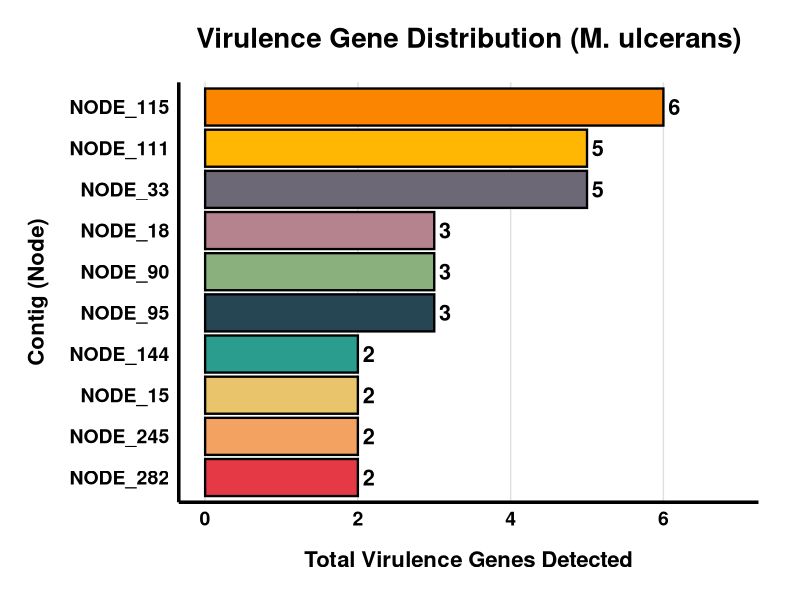

This figure's R source:
# Load library
library(ggplot2)

cat("Reading virulence data...\n")
# Read data (tab-separated)
df <- read.delim("results/downstream/ERR3335404_virulence.csv", sep="\t", stringsAsFactors=FALSE)

# Clean contig names (remove the length and coverage tags)
df$Clean_Contig <- sapply(strsplit(df$SEQUENCE, "_length"), `[`, 1)

# Count how many virulence genes are on each contig
counts <- as.data.frame(table(df$Clean_Contig))
colnames(counts) <- c("Contig", "Count")

# Sort descending and take the top 10
counts <- counts[order(-counts$Count), ]
counts <- head(counts, 10)

# Lock in the factor levels so ggplot doesn't reorder them alphabetically
counts$Contig <- factor(counts$Contig, levels = rev(counts$Contig))

# Define an aesthetic, high-contrast professional color palette
aesthetic_colors <- c("#E63946", "#F4A261", "#E9C46A", "#2A9D8F", "#264653", 
                      "#8AB17D", "#B5838D", "#6D6875", "#FFB703", "#FB8500")

cat("Generating aesthetic plot...\n")
# Create the plot
p <- ggplot(counts, aes(x = Contig, y = Count, fill = Contig)) +
  geom_bar(stat = "identity", color = "black", linewidth = 0.8, show.legend = FALSE) +
  scale_fill_manual(values = aesthetic_colors) +
  coord_flip() +
  geom_text(aes(label = Count), hjust = -0.4, fontface = "bold", color = "black", size = 5.5) +
  labs(title = "Virulence Gene Distribution (M. ulcerans)",
       x = "Contig (Node)",
       y = "Total Virulence Genes Detected") +
  theme_minimal(base_size = 15) +
  theme(
    text = element_text(color = "black", face = "bold"),
    plot.title = element_text(size = 20, hjust = 0.5, margin = margin(b = 20)),
    axis.title.x = element_text(size = 16, margin = margin(t = 15)),
    axis.title.y = element_text(size = 16, margin = margin(r = 15)),
    axis.text.x = element_text(size = 14, color = "black"),
    axis.text.y = element_text(size = 14, color = "black"),
    panel.grid.major.y = element_blank(),
    panel.grid.minor = element_blank(),
    panel.grid.major.x = element_line(color = "#E0E0E0", linewidth = 0.5),
    axis.line = element_line(color = "black", linewidth = 1.2),
    plot.margin = margin(20, 30, 20, 20)
  ) +
  expand_limits(y = max(counts$Count) * 1.15) # Add breathing room for the text labels

# Save as a 600 DPI PNG
output_path <- "results/downstream/virulence_distribution_600dpi.png"
ggsave(output_path, plot = p, width = 11, height = 7, dpi = 600, bg = "white")

cat(paste("Success! 600 DPI plot saved to:", output_path, "\n"))
